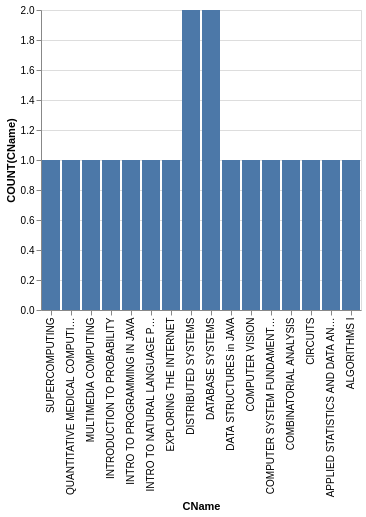

Write the Vega-Lite specification saved for this chart.
### Vega-Lite specification from a JSON file in a GitHub repository (floating-point values rounded to 4 significant figures)
{"data": {"values": [{"x_data": "ALGORITHMS I", "y_data": 1}, {"x_data": "APPLIED STATISTICS AND DATA ANALYSIS", "y_data": 1}, {"x_data": "CIRCUITS", "y_data": 1}, {"x_data": "COMBINATORIAL ANALYSIS", "y_data": 1}, {"x_data": "COMPUTER SYSTEM FUNDAMENTALS", "y_data": 1}, {"x_data": "COMPUTER VISION", "y_data": 1}, {"x_data": "DATA STRUCTURES in JAVA", "y_data": 1}, {"x_data": "DATABASE SYSTEMS", "y_data": 2}, {"x_data": "DISTRIBUTED SYSTEMS", "y_data": 2}, {"x_data": "EXPLORING THE INTERNET", "y_data": 1}, {"x_data": "INTRO TO NATURAL LANGUAGE PROCESSING", "y_data": 1}, {"x_data": "INTRO TO PROGRAMMING IN JAVA", "y_data": 1}, {"x_data": "INTRODUCTION TO PROBABILITY", "y_data": 1}, {"x_data": "MULTIMEDIA COMPUTING", "y_data": 1}, {"x_data": "QUANTITATIVE MEDICAL COMPUTING", "y_data": 1}, {"x_data": "SUPERCOMPUTING", "y_data": 1}]}, "mark": "bar", "encoding": {"x": {"field": "x_data", "type": "nominal", "title": "CName", "sort": "descending"}, "y": {"field": "y_data", "type": "quantitative", "title": "COUNT(CName)"}}}
